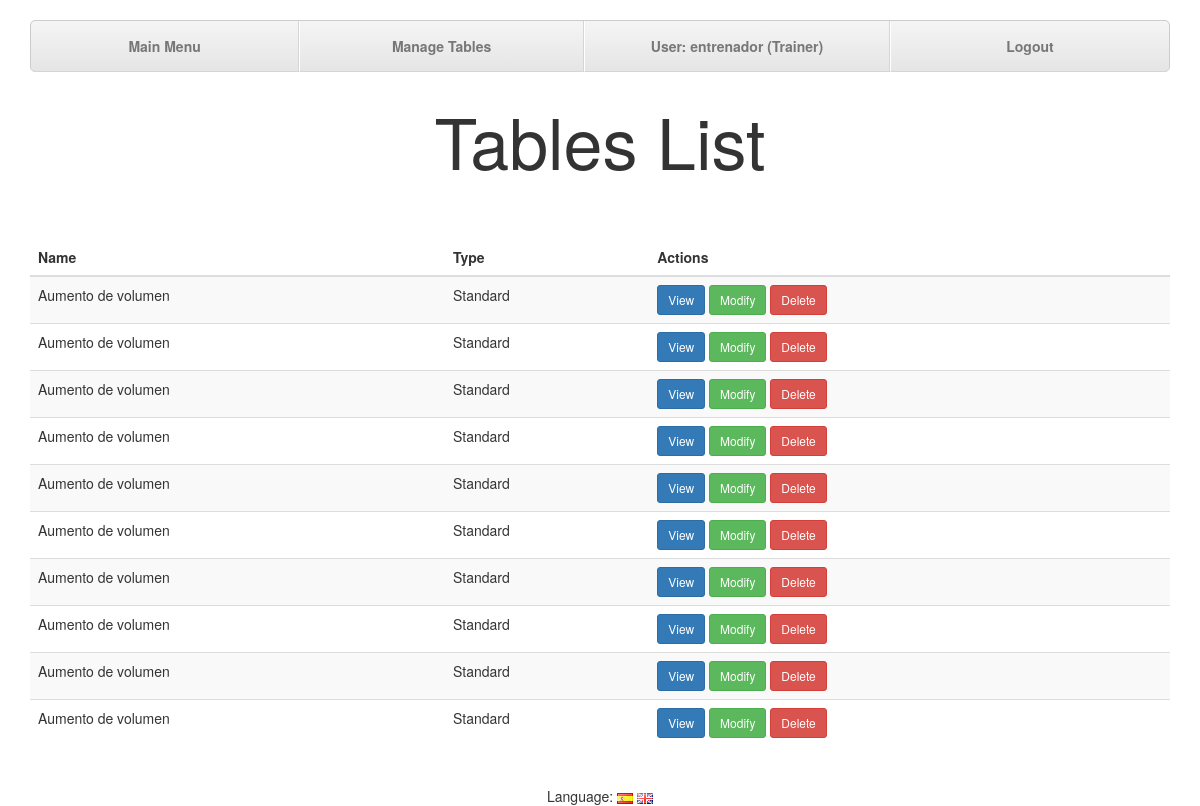
The page /index.php?controller=tables&action=tablesList (signed in) on the database as committed earlier.
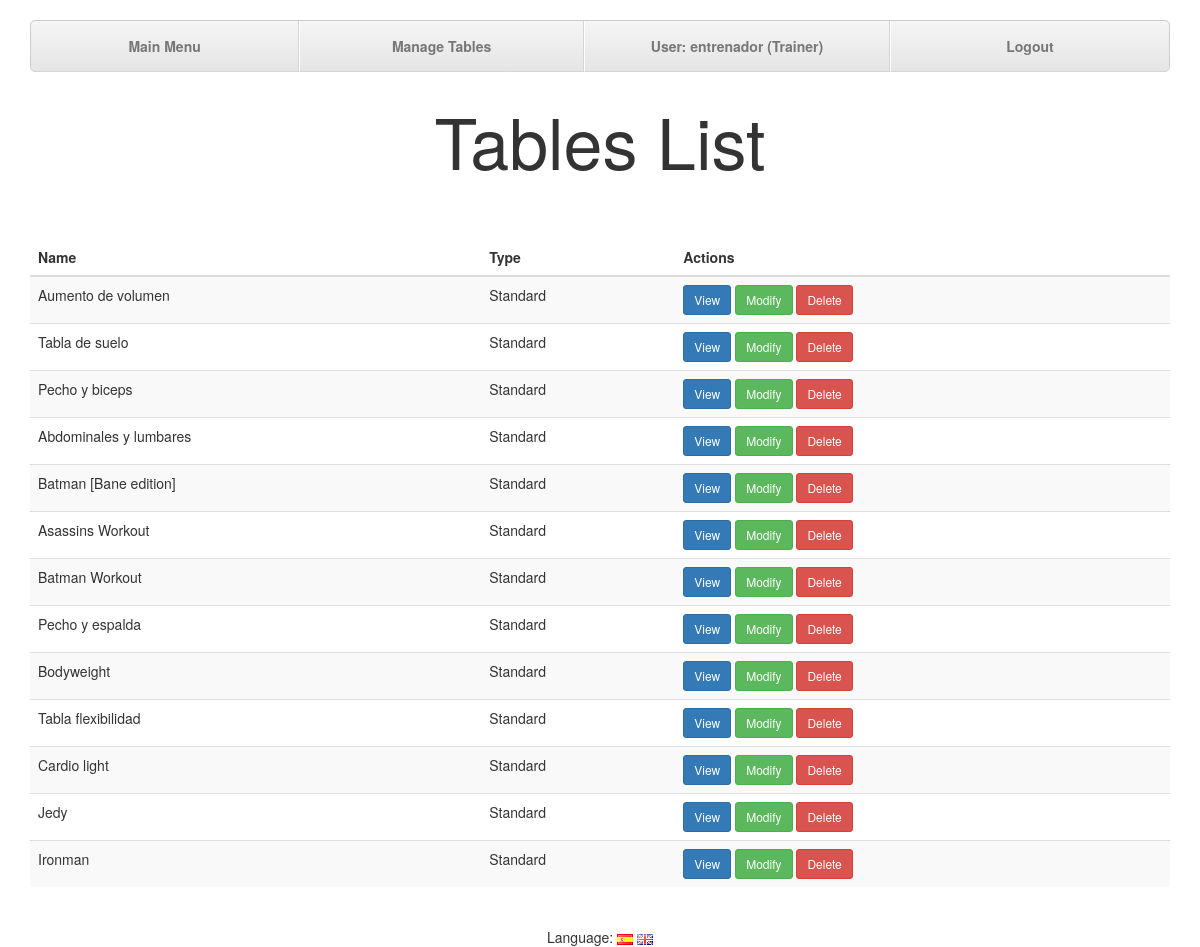
The same page on the database as committed later.
### tables this page shows
CREATE TABLE tables (
	id INT(11) NOT NULL AUTO_INCREMENT,
	nombre VARCHAR(255) NOT NULL,
	tipo ENUM('estandar','personalizada') NOT NULL,
	descripcion VARCHAR(20000),

	PRIMARY KEY (id)
);

### core/ViewManager.php (called while the page is built, shortened)
<?php
class ViewManager {
	private $variables = array();
	public function setVariable($varname, $value, $flash=false) {
		$this->variables[$varname] = $value;
	}
	public function getVariable($varname, $default=NULL) {
		if (!isset($this->variables[$varname])) {
			return $default;
		}
		return $this->variables[$varname];
	}
	public function render($controller, $viewname) {
		include(__DIR__."/../view/$controller/$viewname.php");
	}
	private static $viewmanager_singleton = NULL;
	public static function getInstance() {
		if (self::$viewmanager_singleton == null) {
			self::$viewmanager_singleton = new ViewManager();
		}
		return self::$viewmanager_singleton;
	}
}

### controller/TablesController.php (called while the page is built, shortened)
<?php
require_once(__DIR__."/../model/Table.php");
require_once(__DIR__."/../model/TableMapper.php");
require_once(__DIR__."/../core/ViewManager.php");
class TablesController extends BaseController {
  private $tableMapper;
  public function __construct() {
    $this->tableMapper = new TableMapper();
  }
  public function tablesList() {
    $tables = $this->tableMapper->findAll();
    $this->view->setVariable("tables", $tables);
    $tablesProp = $this->tableMapper->findProp($this->currentUser);
    $this->view->setVariable("tablesProp", $tablesProp);
	$this->view->setVariable("titulo", i18n("Tables List"));
    $this->view->setLayout("default");
    $this->view->render("tables", "tablesList");
  }
}

### index.php (called while the page is built, shortened)
<?php
function run() {
	try {
		$controller = loadController($_GET["controller"]);
		$actionName = $_GET["action"];
		$controller->$actionName();
	} catch(Exception $ex) {
		die(i18n("An error has ocurred.<br>").$ex->getMessage());
	}
}
function loadController($controllerName) {
	return new $controllerClassName();
}
run();
?>

### core/I18n.php (called while the page is built, shortened)
<?php
class I18n {
	private $messages;
	public function setLanguage($language) {
		$this->messages = $i18n_messages;
	}
	public function i18n($key) {
		if (isset($this->messages[$key])){
			return $this->messages[$key];
		}else{
			return $key;
		}
	}
	private static $i18n_singleton = null;
	public static function getInstance() {
		if (self::$i18n_singleton == NULL) {
			self::$i18n_singleton = new I18n();
		}
		return self::$i18n_singleton;
	}
}
function i18n($key) {
	return I18n::getInstance()->i18n($key);
}

### model/Table.php (called while the page is built, shortened)
<?php
class Table {
	private $tableId;
	private $tableNombre;
	private $tableTipo;
	public function __construct($tableId=NULL, $tableNombre=NULL, $tableTipo=NULL, $tableDescripcion=NULL) {
		$this->tableId = $tableId;
		$this->tableNombre = $tableNombre;
		$this->tableTipo = $tableTipo;
	}
	public function getTableId() {
		return $this->tableId;
	}
	public function getTableNombre() {
		return $this->tableNombre;
	}
	public function getTableTipo() {
		return $this->tableTipo;
	}
}

### model/TableMapper.php (called while the page is built, shortened)
<?php
require_once(__DIR__."/../core/PDOConnection.php");
class TableMapper {
	private $db;
	public function __construct() {
		$this->db = PDOConnection::getInstance();
	}
	public function findAll() {
		$stmt = $this->db->query("SELECT * FROM tables");
		$tables_db = $stmt->fetchAll(PDO::FETCH_ASSOC);
		$tables = array();
		foreach ($tables_db as $table) {
			array_push($tables, new Table($table["id"],$table["nombre"],$table["tipo"], $table["descripcion"]));
		}
		return $tables;
	}
	}

### core/PDOConnection.php (called while the page is built)
<?php
class PDOConnection {
	private static $dbhost = "127.0.0.1";
	private static $dbname = "gesgym";
	private static $dbuser = "gguser";
	private static $dbpass = "ggpass";
	private static $db_singleton = null;
	public static function getInstance() {
		if (self::$db_singleton == null) {
			self::$db_singleton = new PDO(
				"mysql:host=".self::$dbhost.";dbname=".self::$dbname.";charset=utf8",
				self::$dbuser,
				self::$dbpass,
				array(
					PDO::ATTR_EMULATE_PREPARES => false,
					PDO::ATTR_ERRMODE => PDO::ERRMODE_EXCEPTION
				)
			);
		}
		return self::$db_singleton;
	}
}
?>

### view/tables/tablesList.php (the view, shortened to what the changed rows need)
<?php
require_once(__DIR__."/../../core/ViewManager.php");
$view = ViewManager::getInstance();
$tables = $view->getVariable("tables");
$titulo = $view->getVariable("titulo");
$view->setVariable("title", "GesGym - ".$titulo);
$currentusertype = $view->getVariable("currentusertype");
?>
<div class="container">
	<h1><?=$titulo?></h1>
	<div class="table-responsive">
		<table class="table table-striped table-hover">
			<thead>
				<th><?= i18n("Name")?></th>
				<th><?= i18n("Type")?></th>
				<th><?= i18n("Actions")?></th>
			</thead>
			<tbody>
				<?php foreach ($tables as $table){ ?>
					<tr>
						<td><?= htmlentities($table->getTableNombre()) ?></td>
						<td><?php if($table->getTabletipo() == "personalizada"){print i18n("Custom");}else{print i18n("Standard");} ?></td>
						<td>
							<a class="btn btn-sm btn-primary" href="index.php?controller=tables&amp;action=view&amp;id=<?= $table->getTableid() ?>"><?=i18n("View")?></a>
							<?php if($currentusertype == "entrenador"){ ?>
								<a class="btn btn-sm btn-success" href="index.php?controller=tables&amp;action=edit&amp;id=<?= $table->getTableid() ?>"><?= i18n("Modify") ?></a>
								<form class="form-signin"method="POST"action="index.php?controller=tables&amp;action=delete"id="delete_table_<?= $table->getTableid(); ?>"style="display: inline">
									<a class="btn btn-sm btn-danger" href="#"onclick="if (confirm('<?= i18n("Are you sure?")?>')) {document.getElementById('delete_table_<?= $table->getTableid() ?>').submit()}"><?= i18n("Delete") ?></a>
								</form>
							<?php } ?>
						</td>
					</tr>
				<?php }?>
			</tbody>
		</table>
	</div>
</div>

Rows that differ between the two databases and show on the page:
changed tables: nombre "Aumento de volumen" → "Tabla de suelo"
changed tables: nombre "Aumento de volumen" → "Pecho y biceps"
changed tables: nombre "Aumento de volumen" → "Abdominales y lumbares"
changed tables: nombre "Aumento de volumen" → "Batman [Bane edition]"
changed tables: nombre "Aumento de volumen" → "Asassins Workout"
changed tables: nombre "Aumento de volumen" → "Batman Workout"
changed tables: nombre "Aumento de volumen" → "Pecho y espalda"
changed tables: nombre "Aumento de volumen" → "Bodyweight"
changed tables: nombre "Aumento de volumen" → "Tabla flexibilidad"
added tables: nombre "Cardio light"
added tables: nombre "Jedy"
added tables: nombre "Ironman"
